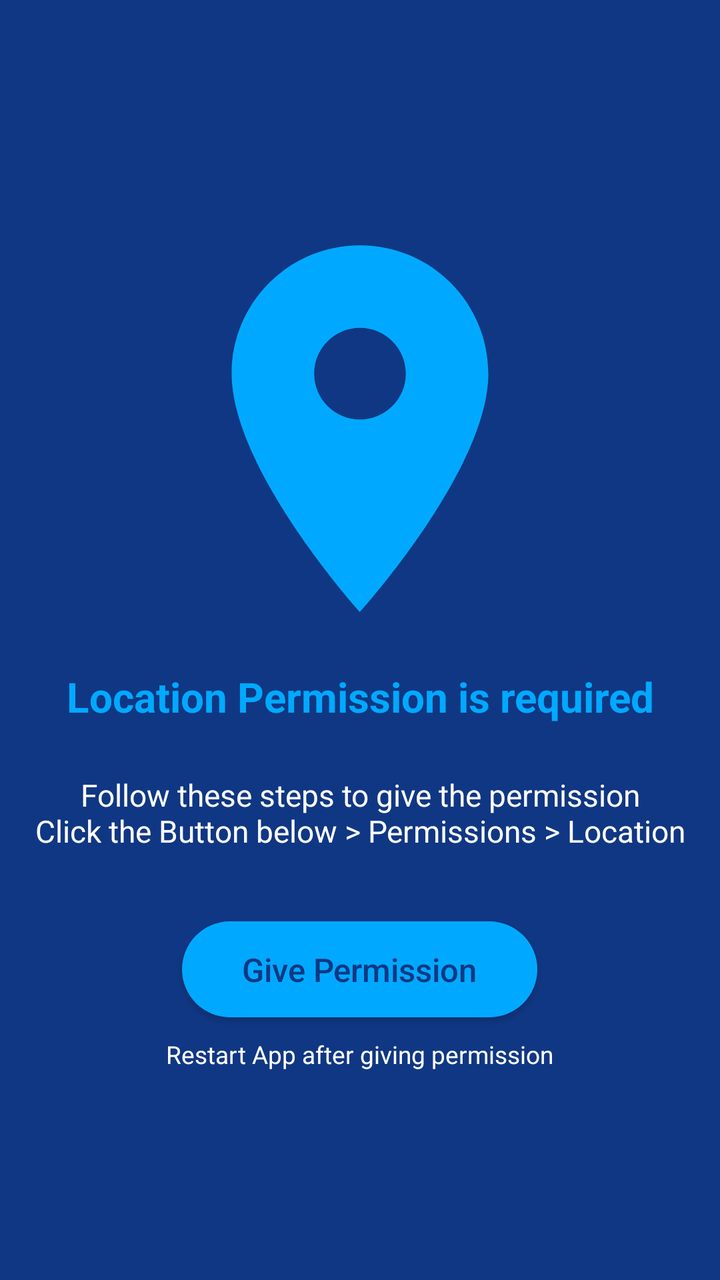
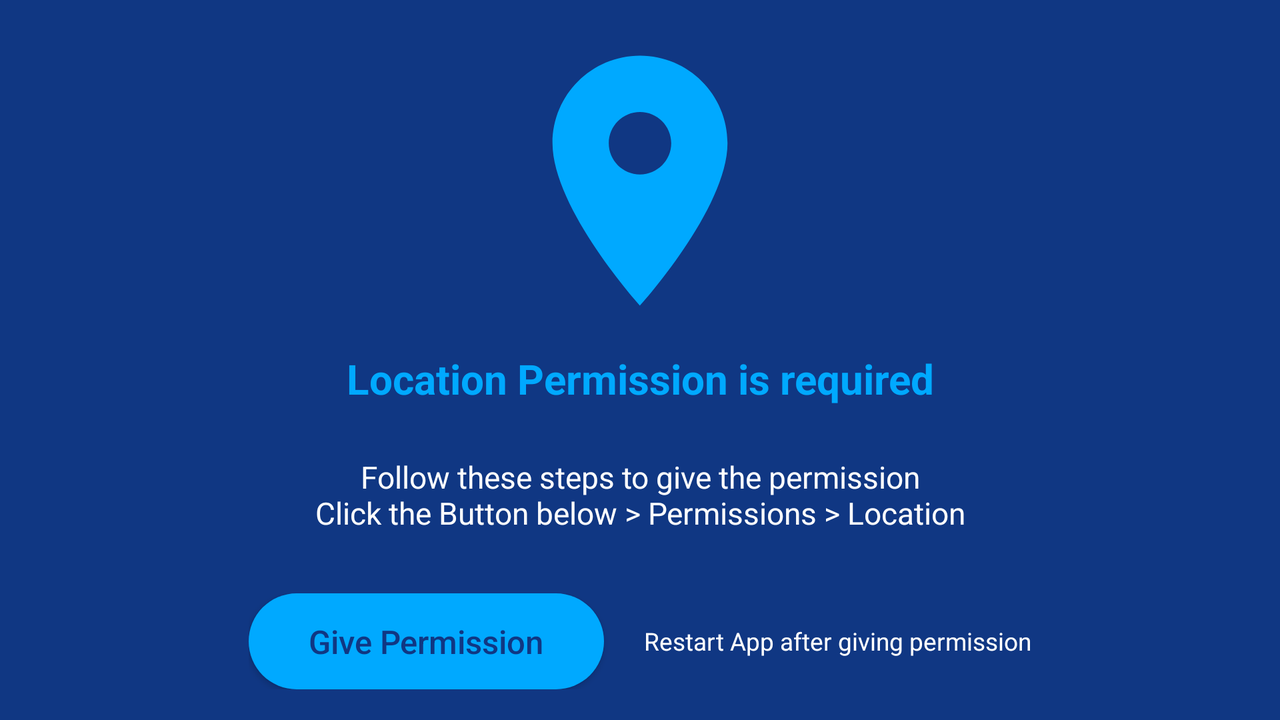

Two renders of one Android screen. The first uses the default layout on a phone; the second uses the alternative layout the repository ships for a different screen configuration, on a matching device. The two XML files are below.
<!-- AndroidManifest.xml: application theme Theme.WeatherApp -->
<!-- res/layout/activity_permission.xml -->
<?xml version="1.0" encoding="utf-8"?>
<LinearLayout xmlns:android="http://schemas.android.com/apk/res/android"
    xmlns:tools="http://schemas.android.com/tools"
    android:id="@+id/main"
    android:layout_width="match_parent"
    android:layout_height="match_parent"
    android:orientation="vertical"
    android:background="?attr/colorPrimary"
    android:gravity="center"
    tools:context=".Permission">

    <ImageView
        android:layout_width="220dp"
        android:layout_height="220dp"
        android:src="@drawable/baseline_location_on_250"
        android:contentDescription="@string/empty"
        android:scaleType="fitXY"/>

    <TextView
        android:layout_width="wrap_content"
        android:layout_height="wrap_content"
        android:text="@string/location_required"
        android:textColor="?attr/colorAccent"
        android:textStyle="bold"
        android:textSize="10pt"
        android:textAlignment="center"
        android:layout_marginTop="10dp"/>

    <TextView
        android:layout_width="wrap_content"
        android:layout_height="wrap_content"
        android:text="@string/location_guide"
        android:textColor="?attr/colorSecondary"
        android:textStyle="normal"
        android:textSize="7.5pt"
        android:textAlignment="center"
        android:layout_marginTop="25dp"/>

    <Button
        android:id="@+id/givePermission_Button"
        android:layout_width="wrap_content"
        android:layout_height="wrap_content"
        android:textSize="8pt"
        android:text="@string/give_permission"
        android:textColor="?attr/colorPrimary"
        android:background="@drawable/button_bg"
        android:layout_gravity="center"
        android:layout_marginTop="35dp"
        android:paddingTop="10dp"
        android:paddingBottom="10dp"
        android:paddingStart="30dp"
        android:paddingEnd="30dp"
        android:visibility="visible"
        android:textAllCaps="false"/>

    <TextView
        android:layout_width="wrap_content"
        android:layout_height="wrap_content"
        android:text="@string/restart"
        android:textColor="?attr/colorSecondary"
        android:textStyle="normal"
        android:textSize="6pt"
        android:textAlignment="center"
        android:layout_marginTop="10dp"/>
</LinearLayout>
<!-- resources referenced by this layout -->
<resources>
  <!-- drawable baseline_location_on_250 (drawable) -->
  <vector xmlns:android="http://schemas.android.com/apk/res/android" android:height="250dp" android:tint="?attr/colorAccent" android:viewportHeight="24" android:viewportWidth="24" android:width="250dp">
        
      <path android:fillColor="?attr/colorAccent" android:pathData="M12,2C8.13,2 5,5.13 5,9c0,5.25 7,13 7,13s7,-7.75 7,-13c0,-3.87 -3.13,-7 -7,-7zM12,11.5c-1.38,0 -2.5,-1.12 -2.5,-2.5s1.12,-2.5 2.5,-2.5 2.5,1.12 2.5,2.5 -1.12,2.5 -2.5,2.5z"/>
      
  </vector>
  <!-- drawable button_bg (drawable) -->
  <?xml version="1.0" encoding="utf-8"?>
  <ripple
      xmlns:android="http://schemas.android.com/apk/res/android"
      android:color="?attr/colorPrimary">
  
      <item>
          <shape android:shape="rectangle">
              <solid android:color="?attr/colorAccent"/>
              <corners android:radius="40dp"/>
          </shape>
      </item>
  </ripple>
  <string name="empty"> </string>
  <string name="give_permission">Give Permission</string>
  <string name="location_guide">Follow these steps to give the permission\nClick the Button below &gt; Permissions &gt; Location</string>
  <string name="location_required">Location Permission is required</string>
  <string name="restart">Restart App after giving permission</string>
  <style name="Theme.WeatherApp" parent="Theme.AppCompat.DayNight.NoActionBar">
          
  
          
          <item name="colorPrimary">@color/light_blue_lightMode</item>
          <item name="colorSecondary">@color/white_lightMode</item>
          <item name="color">@color/white_lightMode</item>
          <item name="colorAccent">@color/blue_lightMode</item>
          <item name="srcCompat">@drawable/landing_bg_light</item>
          <item name="textFillColor">@color/blue_lightMode</item>
      </style>
  <color name="light_blue_lightMode">#103783</color>
  <color name="white_lightMode">#FFFFFF</color>
  <color name="blue_lightMode">#FF00A9FF</color>
  <!-- drawable landing_bg_light: png bitmap (drawable-land, 31993 bytes) -->
</resources>
<!-- res/layout-land/activity_permission.xml (the repository's variant of the layout above) -->
<!-- drawn on the phone turned sideways -->
<?xml version="1.0" encoding="utf-8"?>
<LinearLayout xmlns:android="http://schemas.android.com/apk/res/android"
    xmlns:tools="http://schemas.android.com/tools"
    android:id="@+id/main"
    android:layout_width="match_parent"
    android:layout_height="match_parent"
    android:orientation="vertical"
    android:background="?attr/colorPrimary"
    android:gravity="center"
    tools:context=".Permission">

    <ImageView
        android:layout_width="150dp"
        android:layout_height="150dp"
        android:src="@drawable/baseline_location_on_250"
        android:contentDescription="@string/empty"
        android:scaleType="fitXY"/>

    <TextView
        android:layout_width="wrap_content"
        android:layout_height="wrap_content"
        android:text="@string/location_required"
        android:textColor="?attr/colorAccent"
        android:textStyle="bold"
        android:textSize="10pt"
        android:textAlignment="center"
        android:layout_marginTop="10dp"/>

    <TextView
        android:layout_width="wrap_content"
        android:layout_height="wrap_content"
        android:text="@string/location_guide"
        android:textColor="?attr/colorSecondary"
        android:textStyle="normal"
        android:textSize="7.5pt"
        android:textAlignment="center"
        android:layout_marginTop="25dp"/>


    <LinearLayout
        android:layout_width="wrap_content"
        android:layout_height="wrap_content"
        android:orientation="horizontal"
        android:layout_marginTop="30dp"
        android:gravity="center">
        <Button
            android:id="@+id/givePermission_Button"
            android:layout_width="wrap_content"
            android:layout_height="wrap_content"
            android:textSize="8pt"
            android:text="@string/give_permission"
            android:textColor="?attr/colorPrimary"
            android:background="@drawable/button_bg"
            android:layout_gravity="center"
            android:layout_marginEnd="10dp"
            android:paddingTop="10dp"
            android:paddingBottom="10dp"
            android:paddingStart="30dp"
            android:paddingEnd="30dp"
            android:visibility="visible"
            android:textAllCaps="false"/>

        <TextView
            android:layout_width="wrap_content"
            android:layout_height="wrap_content"
            android:text="@string/restart"
            android:textColor="?attr/colorSecondary"
            android:textStyle="normal"
            android:textSize="6pt"
            android:textAlignment="center"
            android:layout_marginStart="10dp"/>
    </LinearLayout>
</LinearLayout>
